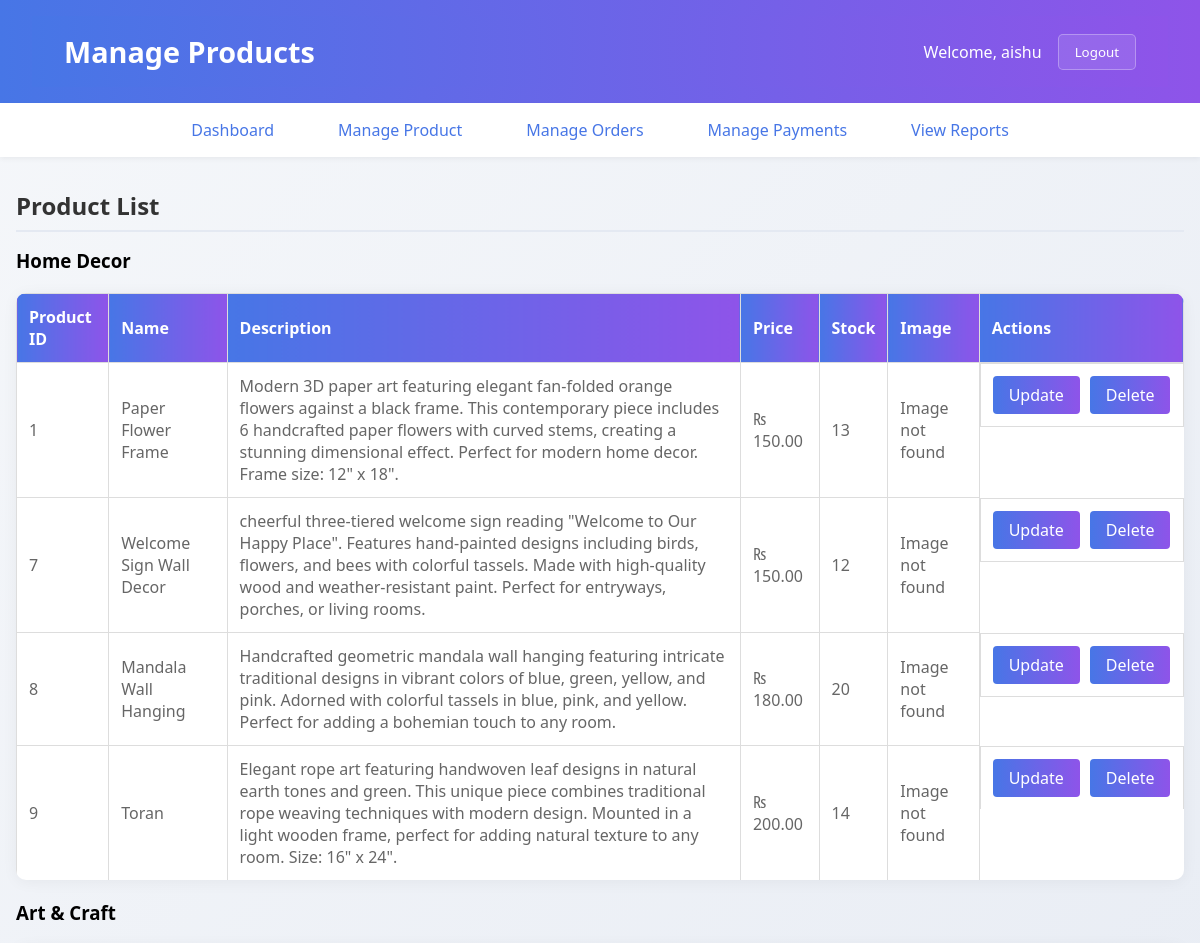
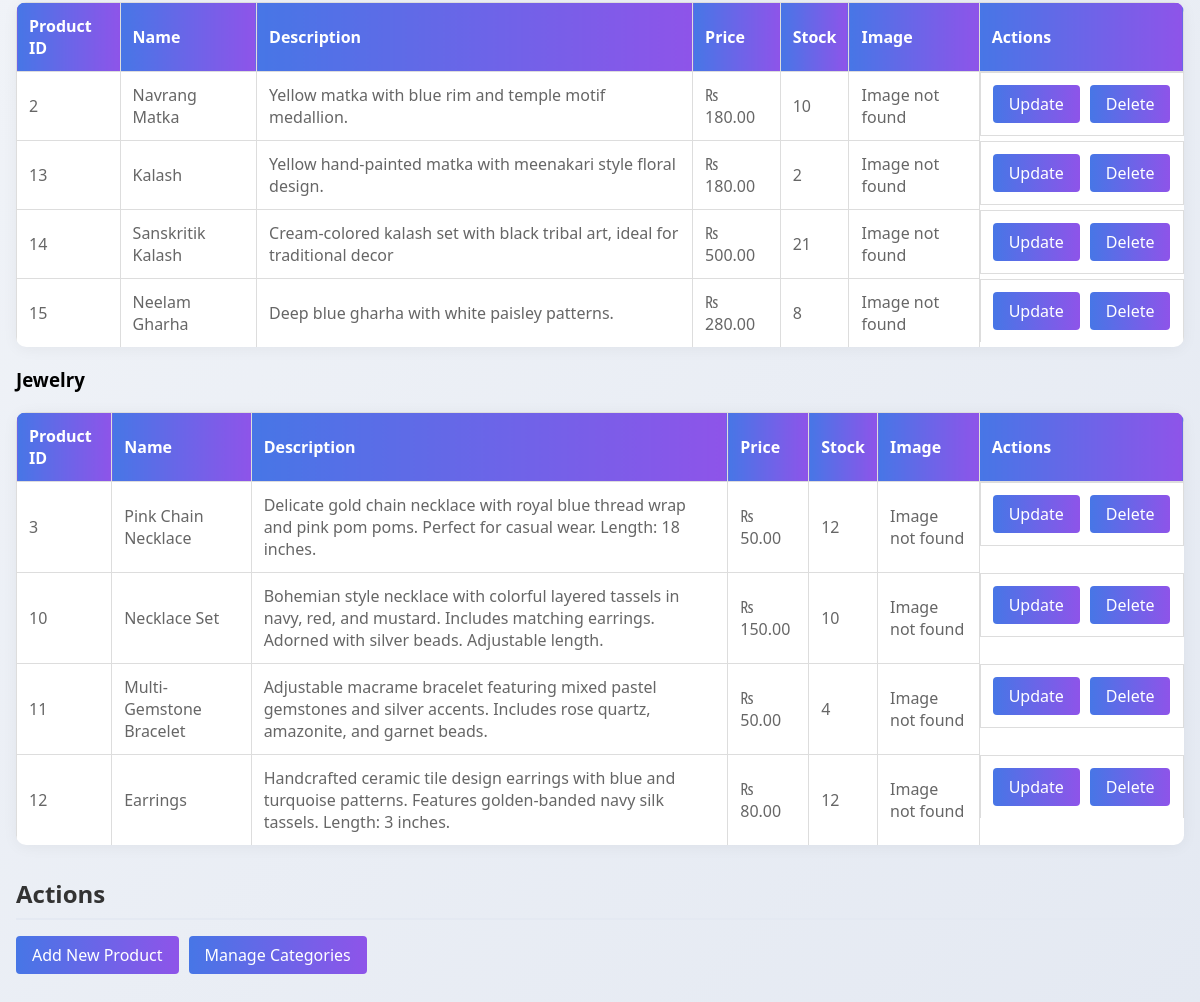
The page /Admin/ManageProduct.php (signed in) on the database its author committed (2 pictures, top to bottom).
### tables this page shows
CREATE TABLE `categories` (
  `category_id` int(11) NOT NULL,
  `name` varchar(100) NOT NULL,
  `Image` varchar(255) NOT NULL,
  `description` varchar(255) NOT NULL
);

CREATE TABLE `products` (
  `product_id` int(11) NOT NULL,
  `name` varchar(100) NOT NULL,
  `description` text DEFAULT NULL,
  `price` decimal(10,2) NOT NULL,
  `stock` int(11) NOT NULL,
  `Image` varchar(255) NOT NULL,
  `category_id` int(11) NOT NULL
);

### Admin/ManageProduct.php (the view, shortened to what this page needs)
<?php
include '../db.php';
$admin_name = $con->query("SELECT username FROM admin WHERE admin_id = " . $_SESSION['admin_id'])->fetch_assoc()['username'];
$categories = $con->query("SELECT * FROM categories")->fetch_all(MYSQLI_ASSOC);
$products = $con->query("SELECT p.*, c.name AS category_name FROM products p LEFT JOIN categories c ON p.category_id = c.category_id ORDER BY c.name")->fetch_all(MYSQLI_ASSOC);
?>
<!DOCTYPE html>
<html lang="en">
<head>
    <link rel="stylesheet" href="Admin.css">
</head>
<body>
    <header>
        <div class="header-container">
            <h1>Manage Products</h1>
            <div class="admin-info">
                <span>Welcome, <?php echo htmlspecialchars($admin_name); ?></span>
                <form method="POST" style="display: inline;">
                    <button type="submit" name="logout" class="logout-btn">Logout</button>
                </form>
            </div>
        </div>
    </header>
    <nav>
        <ul>
            <li><a href="index.php">Dashboard</a></li>
            <li><a href="ManageProduct.php">Manage Product</a></li>
            <li><a href="ManageOrder.php">Manage Orders</a></li>
            <li><a href="ManagePayement.php">Manage Payments</a></li>
            <li><a href="ViewReport.php">View Reports</a></li>
        </ul>
    </nav>
    <div class="container">
        <h2>Product List</h2>
        <?php foreach ($categories as $category): ?>
            <h3><?php echo htmlspecialchars($category['name']); ?></h3>
            <table class="table">
                <tr>
                    <th>Product ID</th>
                    <th>Name</th>
                    <th>Description</th>
                    <th>Price</th>
                    <th>Stock</th>
                    <th>Image</th>
                    <th>Actions</th>
                </tr>
                <?php foreach ($products as $product): ?>
                    <?php if ($product['category_id'] == $category['category_id']): ?>
                        <tr>
                            <td><?php echo htmlspecialchars($product['product_id']); ?></td>
                            <td><?php echo htmlspecialchars($product['name']); ?></td>
                            <td><?php echo htmlspecialchars($product['description']); ?></td>
                            <td>₨ <?php echo number_format($product['price'], 2); ?></td>
                            <td><?php echo htmlspecialchars($product['stock']); ?></td>
                            <td>
                                <?php
                                    $image_path = '../' . $product['Image'];
                                    if (!empty($image_path) && file_exists($image_path)):
                                ?>
                                    <img src="<?php echo htmlspecialchars($image_path); ?>"
                                        alt="<?php echo htmlspecialchars($product['name']); ?>"
                                        class="product-image">
                                <?php else: ?>
                                    <div class="error-image">
                                        Image not found
                                    </div>
                                <?php endif; ?>
                            </td>
                            <td class="action-buttons">
                                <form action="UpdateProduct.php" method="POST">
                                    <input type="submit" value="Update">
                                </form>
                                <form action="DeleteProduct.php" method="POST">
                                    <input type="submit" value="Delete" onclick="return confirm('Are you sure you want to delete this product?');">
                                </form>
                            </td>
                        </tr>
                    <?php endif; ?>
                <?php endforeach; ?>
            </table>
        <?php endforeach; ?>
        <h2>Actions</h2>
        <div class="action-buttons">
            <form action="AddProduct.php" method="POST">
                <input type="submit" value="Add New Product">
            </form>
            <form action="ManageCategories.php" method="POST">
                <input type="submit" value="Manage Categories">
            </form>
        </div>
    </div>
</body>
</html>

### Admin/admin.css (style rules this page uses)
* { margin: 0; padding: 0; box-sizing: border-box; font-family: 'Segoe UI', Tahoma, Geneva, Verdana, sans-serif; }
body { background: linear-gradient(135deg, #f5f7fa 0%, #e4e9f2 100%); min-height: 100vh; }
header { background: linear-gradient(to right, #4776E6, #8E54E9); color: white; padding: 1rem 2rem; box-shadow: 0 2px 10px rgba(0, 0, 0, 0.1); }
header h1 { font-size: 1.8rem; font-weight: 600; }
.header-container { display: flex; justify-content: space-between; align-items: center; padding: 1rem 2rem; background: linear-gradient(to right, #4776E6, #8E54E9); color: white; }
.admin-info { display: flex; align-items: center; gap: 1rem; }
.admin-info span { font-size: 1rem; color: white; }
.logout-btn { background: rgba(255, 255, 255, 0.1); color: white; border: 1px solid rgba(255, 255, 255, 0.3); padding: 0.5rem 1rem; border-radius: 5px; cursor: pointer; transition: all 0.3s ease; }
nav { background: white; padding: 1rem 0; box-shadow: 0 2px 5px rgba(0, 0, 0, 0.05); }
nav ul { display: flex; justify-content: center; list-style: none; gap: 2rem; }
nav a { text-decoration: none; color: #4776E6; font-weight: 500; padding: 0.5rem 1rem; border-radius: 5px; transition: all 0.3s ease; }
.container { max-width: 1200px; margin: 2rem auto; padding: 0 1rem; }
h2 { color: #333; margin: 2rem 0 1rem; padding-bottom: 0.5rem; border-bottom: 2px solid #e4e9f2; }
.table { width: 100%; border-collapse: collapse; background: white; border-radius: 10px; overflow: hidden; box-shadow: 0 2px 15px rgba(0, 0, 0, 0.05); }
.table th { background: linear-gradient(to right, #4776E6, #8E54E9); color: white; padding: 1rem; text-align: left; }
.table td { padding: 1rem; border-bottom: 1px solid #e4e9f2; color: #666; }
.table tr:last-child td { border-bottom: none; }
input[type="submit"] { width: 100%; padding: 1rem; background: linear-gradient(to right, #4776E6, #8E54E9); color: white; border: none; border-radius: 5px; font-size: 1rem; font-weight: 500; cursor: pointer; transition: all 0.3s ease; }

### Admin/ManageProduct.php (style rules this page uses)
.table { width: 100%; border-collapse: collapse; margin: 20px 0; }
.table th, .table td { padding: 12px; text-align: left; border: 1px solid #ddd; }
.table th { background-color: #f5f5f5; }
.action-buttons { display: flex; gap: 10px; }
.action-buttons input[type="submit"] { padding: 8px 16px; border: none; border-radius: 4px; cursor: pointer; }
.action-buttons input[value="Update"] { background-color: #4CAF50; color: white; }
.action-buttons input[value="Delete"] { background-color: #f44336; color: white; }

### rows shown on the page
categories: name "Home Decor"
products: product_id "1", name "Paper Flower Frame", description "Modern 3D paper art featuring elegant fan-folded orange flowers against a black frame. This contemporary piece includes 6 handcrafted paper flowers with curved stems, creating a stunning dimensional effect. Perfect for modern home decor. Frame size: 12\" x 18\".", price "150.00", stock "13", shows "Image not found"
products: product_id "7", name "Welcome Sign Wall Decor", description "cheerful three-tiered welcome sign reading \"Welcome to Our Happy Place\". Features hand-painted designs including birds, flowers, and bees with colorful tassels. Made with high-quality wood and weather-resistant paint. Perfect for entryways, porches, or living rooms.", price "150.00", stock "12", shows "Image not found"
products: product_id "8", name "Mandala Wall Hanging", description "Handcrafted geometric mandala wall hanging featuring intricate traditional designs in vibrant colors of blue, green, yellow, and pink. Adorned with colorful tassels in blue, pink, and yellow. Perfect for adding a bohemian touch to any room.", price "180.00", stock "20", shows "Image not found"
products: product_id "9", name "Toran", description "Elegant rope art featuring handwoven leaf designs in natural earth tones and green. This unique piece combines traditional rope weaving techniques with modern design. Mounted in a light wooden frame, perfect for adding natural texture to any room. Size: 16\" x 24\".", price "200.00", stock "14", shows "Image not found"
categories: name "Art & Craft"
products: product_id "2", name "Navrang Matka", description "Yellow matka with blue rim and temple motif medallion.", price "180.00", stock "10", shows "Image not found"
products: product_id "13", name "Kalash", description "Yellow hand-painted matka with meenakari style floral design.", price "180.00", stock "2", shows "Image not found"
products: product_id "14", name "Sanskritik Kalash", description "Cream-colored kalash set with black tribal art, ideal for traditional decor", price "500.00", stock "21", shows "Image not found"
products: product_id "15", name "Neelam Gharha", description "Deep blue gharha with white paisley patterns.", price "280.00", stock "8", shows "Image not found"
categories: name "Jewelry"
products: product_id "3", name "Pink Chain Necklace", description "Delicate gold chain necklace with royal blue thread wrap and pink pom poms. Perfect for casual wear. Length: 18 inches.", price "50.00", stock "12", shows "Image not found"
products: product_id "10", name "Necklace Set", description "Bohemian style necklace with colorful layered tassels in navy, red, and mustard. Includes matching earrings. Adorned with silver beads. Adjustable length.", price "150.00", stock "10", shows "Image not found"
products: product_id "11", name "Multi-Gemstone Bracelet", description "Adjustable macrame bracelet featuring mixed pastel gemstones and silver accents. Includes rose quartz, amazonite, and garnet beads.", price "50.00", stock "4", shows "Image not found"
products: product_id "12", name "Earrings", description "Handcrafted ceramic tile design earrings with blue and turquoise patterns. Features golden-banded navy silk tassels. Length: 3 inches.", price "80.00", stock "12", shows "Image not found"

### other values the page prints
$admin_name "aishu"
